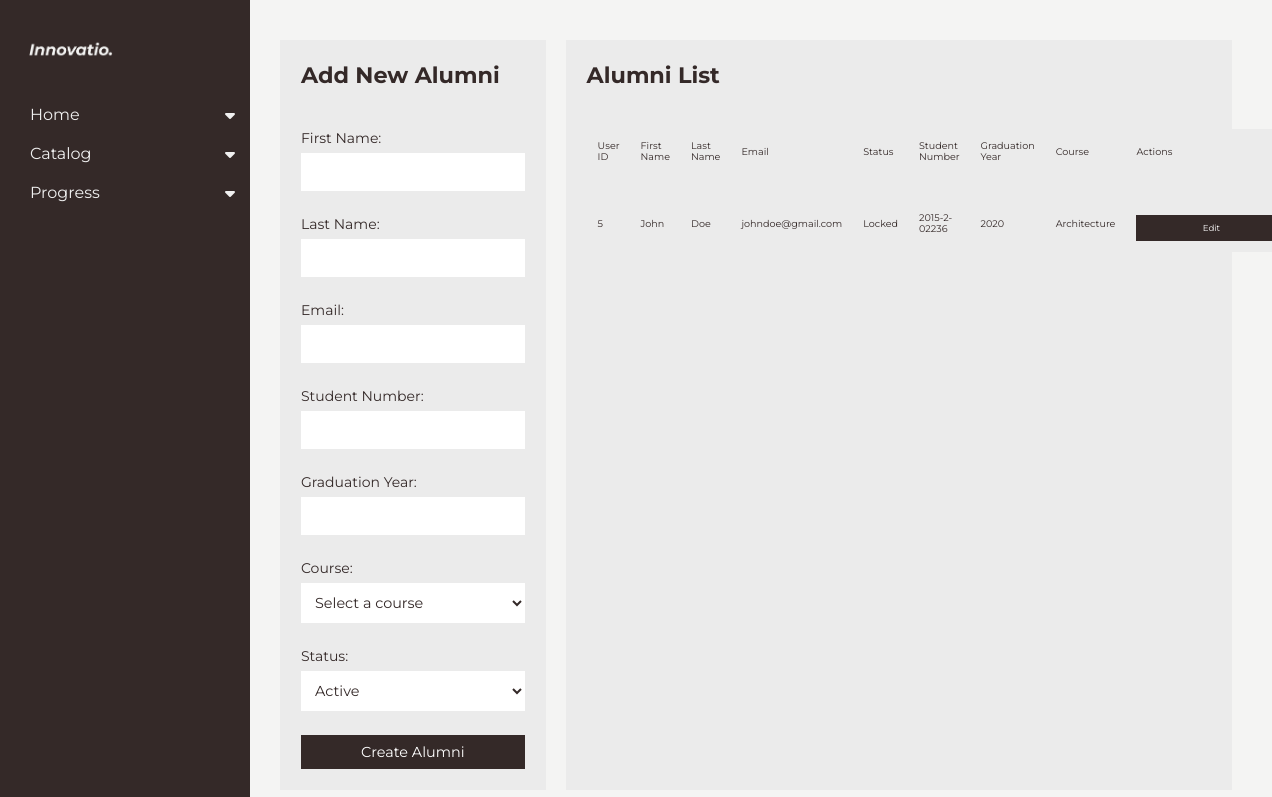
The page /admin/alumni.php (signed in) on the database its author committed.
### tables this page shows
CREATE TABLE `alumni` (
  `alumni_id` int(11) NOT NULL,
  `user_id` int(11) DEFAULT NULL,
  `student_number` varchar(50) NOT NULL,
  `graduation_year` year(4) NOT NULL,
  `course_id` int(11) DEFAULT NULL
);

CREATE TABLE `users` (
  `user_id` int(11) NOT NULL,
  `first_name` varchar(255) NOT NULL,
  `last_name` varchar(255) NOT NULL,
  `email` varchar(255) NOT NULL,
  `password` varchar(255) NOT NULL,
  `role` enum('IAB','Student','Faculty','Alumni') NOT NULL,
  `active_flag` int(1) NOT NULL,
  `attempts` int(1) NOT NULL
);

CREATE TABLE `courses` (
  `course_id` int(11) NOT NULL,
  `course_name` varchar(255) NOT NULL,
  `course_description` text DEFAULT NULL,
  `course_cover` varchar(256) NOT NULL,
  `department` varchar(100) NOT NULL,
  `active_flag` tinyint(1) NOT NULL COMMENT '0 = inactive\r\n1 = active\r\n2 = pending'
);

### admin/alumni.php (the view, shortened to what this page needs)
<!DOCTYPE html>
<html lang="en">
<?php
$servername = "localhost";
$username = "root";
$password = "";
$dbname = "evala_db1";
$conn = new mysqli($servername, $username, $password, $dbname);
$sql = "SELECT users.`user_id`, users.`first_name`, users.`last_name`, users.`email`, users.`active_flag`,
            alumni.`student_number`, alumni.`graduation_year`, courses.`course_name`
            FROM users
            LEFT JOIN alumni ON alumni.`user_id` = users.`user_id`
            LEFT JOIN courses ON alumni.`course_id` = courses.`course_id`
            WHERE users.`role` = 'Alumni';";
$result = $conn->query($sql);
?>
<head>
    <link rel="stylesheet" href="../admin-css/modal.css">
    <link rel="stylesheet" href="../admin-css/alumni.css">
</head>
<body>
    <div class="navigator">
        <?php include('../admin/index.php') ?>
    </div>
    <div class="parent-alumni-container">
        <div class="alumni-add">
            <h2>Add New Alumni</h2>
            <form method="POST" action="<?php echo htmlspecialchars($_SERVER['PHP_SELF']); ?>">
                <div class="form-group">
                    <label for="name">First Name:</label>
                    <input type="text" id="fname" name="fname" required>
                </div>
                <div class="form-group">
                    <label for="name">Last Name:</label>
                    <input type="text" id="lname" name="lname" required>
                </div>
                <div class="form-group">
                    <label for="email">Email:</label>
                    <input type="email" id="email" name="email" required>
                </div>
                <div class="form-group">
                    <label for="student_number">Student Number:</label>
                    <input type="text" id="student_number" name="student_number" required>
                </div>
                <div class="form-group">
                    <label for="grad_year">Graduation Year:</label>
                    <input type="text" id="grad_year" name="grad_year" required>
                </div>
                <div class="form-group">
                    <label for="course">Course:</label>
                    <select id="course" name="course" required>
                        <option value="">Select a course</option>
                    </select>
                </div>
                <div class="form-group">
                    <label for="status">Status:</label>
                    <select id="status" name="status" required>
                        <option value="1">Active</option>
                    </select>
                </div>
                <div class="form-group">
                    <button type="submit" name="add_alumni">Create Alumni</button>
                </div>
            </form>
        </div>
        <div class="alumni-list">
            <h2>Alumni List</h2>
            <table border="1">
                <thead>
                    <tr>
                        <th>User ID</th>
                        <th>First Name</th>
                        <th>Last Name</th>
                        <th>Email</th>
                        <th>Status</th>
                        <th>Student Number</th>
                        <th>Graduation Year</th>
                        <th>Course</th>
                        <th>Actions</th>
                    </tr>
                </thead>
                <tbody>
                    <?php
                    if ($result->num_rows > 0) {
                        while ($row = $result->fetch_assoc()) {
                            $status = $row['active_flag'] == 1 ? 'Active' : 'Locked';
                            echo "<tr>
                                    <td>{$row['user_id']}</td>
                                    <td>{$row['first_name']}</td>
                                    <td>{$row['last_name']}</td>
                                    <td>{$row['email']}</td>
                                    <td>{$status}</td>
                                    <td>{$row['student_number']}</td>
                                    <td>{$row['graduation_year']}</td>
                                    <td>{$row['course_name']}</td>
                                    <td>
                                    <div class='buttons'>
                                        <button class='edit-btn' data-id='{$row['user_id']}'
                                            data-name='{$row['first_name']} {$row['last_name']}'
                                            data-email='{$row['email']}'
                                            data-status='{$row['active_flag']}'>
                                            Edit
                                        </button>
                                    </div>
                                    </td>
                                </tr>";
                        }
                    } else {
                        echo "<tr><td colspan='9'>No alumni found.</td></tr>";
                    }
                    ?>
                </tbody>
            </table>
        </div>
    </div>
</body>
</html>

### admin-css/modal.css (style rules this page uses)
label { text-align: left; }

### admin-css/alumni.css (style rules this page uses)
:root { --text-color: #342928; --background-color: #f4f4f3; --gray-color: #ebebeb; --placeholder: #a6a6a6; --text-gray: #727271; --font-family: "Montserrat", sans-serif; --navigator-width: 200px; --section-gap: 20px; }
* { margin: 0; padding: 0; box-sizing: border-box; font-family: var(--font-family); }
body { background-color: var(--background-color); color: var(--text-color); display: flex; }
.navigator { width: var(--navigator-width); margin-right: 60px; }
.parent-alumni-container { display: flex; flex: 1; gap: var(--section-gap); padding: 20px; padding-left: 0; }
.alumni-add { background-color: var(--gray-color); width: 30%; color: var(--text-color); padding: 20px; border: 1px solid var(--gray-color); height: auto; box-shadow: none; gap: 10px; }
.alumni-add label { font-size: 14px; margin-bottom: 6px; display: block; }
.alumni-list { background-color: var(--gray-color); width: 70%; color: var(--text-color); padding: 20px; border: 1px solid var(--gray-color); box-shadow: none; }
.alumni-list table { width: 100%; border-collapse: collapse; margin-top: 10px; }
.alumni-list table th, .alumni-list table td { border: 1px solid var(--gray-color); padding: 10px; text-align: left; font-size: 0.6em; color: var(--text-color); }
.alumni-list table th { background-color: var(--gray-color); font-weight: 400; padding-bottom: 2rem; }
.alumni-list table td { background-color: var(--gray-color); }
.alumni-list .buttons { display: flex; width: 150px; text-align: center; margin-top: 10px; gap: 5px; }
form { display: flex; flex-direction: column; gap: 14px; }
.alumni-add h2, .alumni-list h2 { font-size: 1.4em; margin-bottom: 40px; color: #342928; }
button { background-color: #342928; color: white; border: none; padding: 8px 16px; cursor: pointer; font-size: 0.9em; width: 100%; }
input, select { width: 100%; padding: 10px; border: none; background-color: #ffffff; color: var(--text-color); margin-bottom: 10px; font-size: 0.9em; outline: none; }

### admin/index.php (style rules this page uses)
:root { --text-color: #342928; --background-color: #f4f4f3; --gray-color: #ebebeb; --placeholder: #a6a6a6; --text-gray: #727271; --font-family: "Montserrat", sans-serif; }
body { font-family: var(--font-family); background-color: var(--background-color); color: var(--text-color); margin: 0; padding: 20px; }

### rows shown on the page
alumni: user.user_id "5", user.first_name "John", user.last_name "Doe", user.email "johndoe@gmail.com", user.active_flag "Locked", student_number "2015-2-02236", graduation_year "2020", course.course_name "Architecture"
